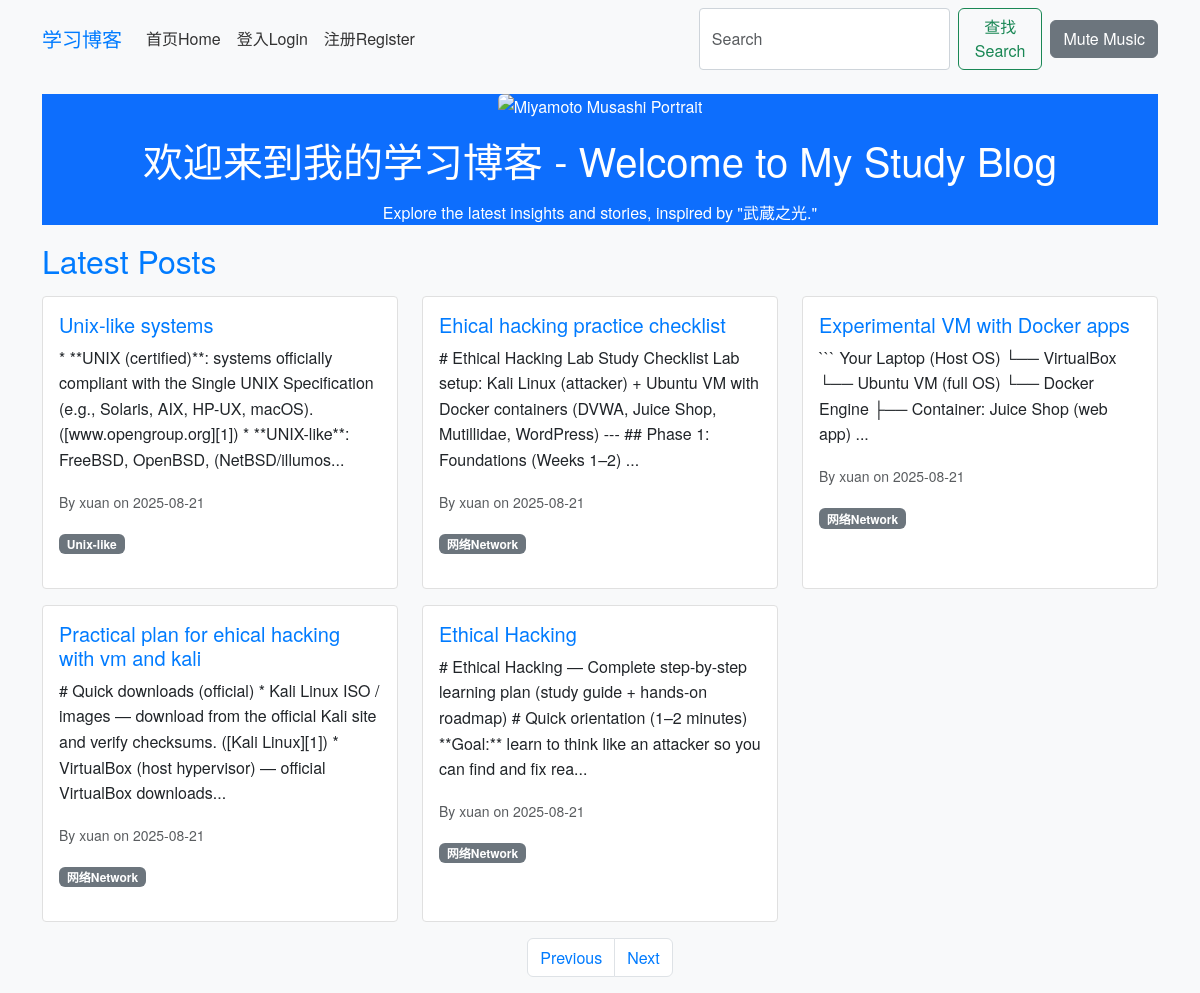
The app's page /index?page=2 with its own data.
### app/models.py (models this page shows, shortened)
class Post(db.Model):
    id = db.Column(db.Integer, primary_key=True)
    title = db.Column(db.String(100), nullable=False)
    body = db.Column(db.Text, nullable=False)
    timestamp = db.Column(db.DateTime, index=True, default=datetime.utcnow)
    user_id = db.Column(db.Integer, db.ForeignKey('user.id'), nullable=False)
    category_id = db.Column(db.Integer, db.ForeignKey('category.id'))
    comments = db.relationship('Comment', backref='post', lazy='dynamic')

class User(db.Model, UserMixin):
    id = db.Column(db.Integer, primary_key=True)
    username = db.Column(db.String(64), index=True, unique=True)
    email = db.Column(db.String(120), index=True, unique=True)
    password_hash = db.Column(db.String(128))
    posts = db.relationship('Post', backref='author', lazy='dynamic')
    comments = db.relationship('Comment', backref='author', lazy='dynamic')
    about_me = db.Column(db.String(140))
    last_seen = db.Column(db.DateTime, default=datetime.utcnow)
    about_me = db.Column(db.Text)  # Changed from String(140) to Text for richer content
    avatar = db.Column(db.String(128))  # New field for avatar filename

class Category(db.Model):
    id = db.Column(db.Integer, primary_key=True)
    name = db.Column(db.String(50), unique=True)
    posts = db.relationship('Post', backref='category', lazy='dynamic')

### app/routes.py (the view)
@bp.route('/')
@bp.route('/index', methods=['GET'])
def index():
    page = request.args.get('page', 1, type=int)
    posts = Post.query.order_by(Post.timestamp.desc()).paginate(page=page, per_page=5, error_out=False)
    next_url = url_for('main.index', page=posts.next_num) if posts.has_next else None
    prev_url = url_for('main.index', page=posts.prev_num) if posts.has_prev else None
    return render_template('index.html', posts=posts.items, next_url=next_url, prev_url=prev_url)

### app/templates/index.html
{% extends 'base.html' %}
{% block content %}
<div class="jumbotron text-center bg-primary text-white" style="opacity: 1; background-color: #0d6efd !important;">
    <img src="{{ url_for('static', filename='images/miyamotto.png') }}" alt="Miyamoto Musashi Portrait" class="img-fluid rounded mb-3" style="max-height: 300px;">
    <h1 style="color: #fff !important; opacity: 1;">欢迎来到我的学习博客 - Welcome to My Study Blog</h1>
    <p style="color: #fff !important; opacity: 1;">Explore the latest insights and stories, inspired by "武蔵之光."</p>
</div>
<h2>Latest Posts</h2>
<div class="row">
    {% for post in posts %}
    <div class="col-md-4 mb-3">
        <div class="card h-100">
            <div class="card-body">
                <h5 class="card-title"><a href="{{ url_for('main.post', post_id=post.id) }}">{{ post.title }}</a></h5>
                <p class="card-text">{{ post.body[:200] }}...</p>
                <p class="card-text"><small class="text-muted">By {{ post.author.username }} on {{ post.timestamp.strftime('%Y-%m-%d') }}</small></p>
                {% if post.category %}<span class="badge bg-secondary">{{ post.category.name }}</span>{% endif %}
            </div>
        </div>
    </div>
    {% endfor %}
</div>
<nav>
    <ul class="pagination justify-content-center">
        {% if prev_url %}<li class="page-item"><a class="page-link" href="{{ prev_url }}">Previous</a></li>{% endif %}
        {% if next_url %}<li class="page-item"><a class="page-link" href="{{ next_url }}">Next</a></li>{% endif %}
    </ul>
</nav>
{% endblock %}

### app/static/css/style.css (style rules this page uses)
body { font-family: 'Helvetica Neue', Arial, sans-serif; background-color: #f8f9fa; color: #333; line-height: 1.6; margin: 0; padding: 0; }
h1, h2, h3 { color: #007bff; margin-bottom: 1rem; }
a { color: #007bff; text-decoration: none; }
.card { border: 1px solid #e0e0e0; border-radius: 0.25rem; margin-bottom: 1rem; box-shadow: none; }
.card-body { padding: 1rem; }
.pagination .page-link { color: #007bff; }

### records on screen
Post: title "Unix-like systems", body "* **UNIX (certified)**: systems officially compliant with the Single UNIX Specification (e.g., Solaris, AIX, HP-UX, macOS). ([www.opengroup.org][1]) * **UNIX-like**: FreeBSD, OpenBSD, (NetBSD/illumos", author.username "xuan", timestamp "2025-08-21", category.name "Unix-like"
Post: title "Ehical hacking practice checklist", body "# Ethical Hacking Lab Study Checklist Lab setup: Kali Linux (attacker) + Ubuntu VM with Docker containers (DVWA, Juice Shop, Mutillidae, WordPress) --- ## Phase 1: Foundations (Weeks 1–2)", author.username "xuan", timestamp "2025-08-21", category.name "网络Network"
Post: title "Experimental VM with Docker apps", body "``` Your Laptop (Host OS) └── VirtualBox └── Ubuntu VM (full OS) └── Docker Engine ├── Container: Juice Shop (web app)", author.username "xuan", timestamp "2025-08-21", category.name "网络Network"
Post: title "Practical plan for ehical hacking with vm and kali", body "# Quick downloads (official) * Kali Linux ISO / images — download from the official Kali site and verify checksums. ([Kali Linux][1]) * VirtualBox (host hypervisor) — official VirtualBox downloads", author.username "xuan", timestamp "2025-08-21", category.name "网络Network"
Post: title "Ethical Hacking", body "# Ethical Hacking — Complete step-by-step learning plan (study guide + hands-on roadmap) # Quick orientation (1–2 minutes) **Goal:** learn to think like an attacker so you can find and fix rea", author.username "xuan", timestamp "2025-08-21", category.name "网络Network"
